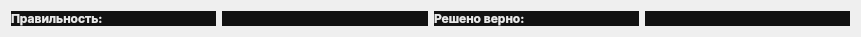
   <widget class="QWidget" name="horizontalLayoutWidget">
    <property name="geometry">
     <rect>
      <x>10</x>
      <y>280</y>
      <width>861</width>
      <height>31</height>
     </rect>
    </property>
    <layout class="QHBoxLayout" name="horizontalLayout">
     <item>
      <widget class="QLabel" name="label_5">
       <property name="font">
        <font>
         <family>Inter</family>
         <bold>true</bold>
        </font>
       </property>
       <property name="styleSheet">
        <string notr="true">background-color: #121212;
color: #e9e9e9;
</string>
       </property>
       <property name="text">
        <string>Правильность:</string>
       </property>
      </widget>
     </item>
     <item>
      <widget class="QLabel" name="label_6">
       <property name="font">
        <font>
         <family>Inter</family>
         <bold>true</bold>
        </font>
       </property>
       <property name="styleSheet">
        <string notr="true">background-color: #121212;
color: #e9e9e9;
</string>
       </property>
       <property name="text">
        <string/>
       </property>
      </widget>
     </item>
     <item>
      <widget class="QLabel" name="label_7">
       <property name="font">
        <font>
         <family>Inter</family>
         <bold>true</bold>
        </font>
       </property>
       <property name="styleSheet">
        <string notr="true">background-color: #121212;
color: #e9e9e9;
</string>
       </property>
       <property name="text">
        <string>Решено верно:</string>
       </property>
      </widget>
     </item>
     <item>
      <widget class="QLabel" name="label_8">
       <property name="palette">
        <palette>
         <active>
          <colorrole role="WindowText">
           <brush brushstyle="SolidPattern">
            <color alpha="255">
             <red>233</red>
             <green>233</green>
             <blue>233</blue>
            </color>
           </brush>
          </colorrole>
          <colorrole role="Button">
           <brush brushstyle="SolidPattern">
            <color alpha="255">
             <red>18</red>
             <green>18</green>
             <blue>18</blue>
            </color>
           </brush>
          </colorrole>
          <colorrole role="Text">
           <brush brushstyle="SolidPattern">
            <color alpha="255">
             <red>233</red>
             <green>233</green>
             <blue>233</blue>
            </color>
           </brush>
          </colorrole>
          <colorrole role="ButtonText">
           <brush brushstyle="SolidPattern">
            <color alpha="255">
             <red>233</red>
             <green>233</green>
             <blue>233</blue>
            </color>
           </brush>
          </colorrole>
          <colorrole role="Base">
           <brush brushstyle="SolidPattern">
            <color alpha="255">
             <red>18</red>
             <green>18</green>
             <blue>18</blue>
            </color>
           </brush>
          </colorrole>
          <colorrole role="Window">
           <brush brushstyle="SolidPattern">
            <color alpha="255">
             <red>0</red>
             <green>0</green>
             <blue>0</blue>
            </color>
           </brush>
          </colorrole>
          <colorrole role="AlternateBase">
           <brush brushstyle="SolidPattern">
            <color alpha="255">
             <red>255</red>
             <green>255</green>
             <blue>255</blue>
            </color>
           </brush>
          </colorrole>
          <colorrole role="ToolTipBase">
           <brush brushstyle="SolidPattern">
            <color alpha="255">
             <red>106</red>
             <green>107</green>
             <blue>109</blue>
            </color>
           </brush>
          </colorrole>
          <colorrole role="PlaceholderText">
           <brush brushstyle="SolidPattern">
            <color alpha="128">
             <red>233</red>
             <green>233</green>
             <blue>233</blue>
            </color>
           </brush>
          </colorrole>
         </active>
         <inactive>
          <colorrole role="WindowText">
           <brush brushstyle="SolidPattern">
            <color alpha="255">
             <red>233</red>
             <green>233</green>
             <blue>233</blue>
            </color>
           </brush>
          </colorrole>
          <colorrole role="Button">
           <brush brushstyle="SolidPattern">
            <color alpha="255">
             <red>18</red>
             <green>18</green>
             <blue>18</blue>
            </color>
           </brush>
          </colorrole>
          <colorrole role="Text">
           <brush brushstyle="SolidPattern">
            <color alpha="255">
             <red>233</red>
             <green>233</green>
             <blue>233</blue>
            </color>
           </brush>
          </colorrole>
          <colorrole role="ButtonText">
           <brush brushstyle="SolidPattern">
            <color alpha="255">
             <red>233</red>
             <green>233</green>
             <blue>233</blue>
            </color>
           </brush>
          </colorrole>
          <colorrole role="Base">
           <brush brushstyle="SolidPattern">
            <color alpha="255">
             <red>18</red>
             <green>18</green>
             <blue>18</blue>
            </color>
           </brush>
          </colorrole>
          <colorrole role="Window">
           <brush brushstyle="SolidPattern">
            <color alpha="255">
             <red>0</red>
             <green>0</green>
             <blue>0</blue>
            </color>
           </brush>
          </colorrole>
          <colorrole role="AlternateBase">
           <brush brushstyle="SolidPattern">
            <color alpha="255">
             <red>255</red>
             <green>255</green>
             <blue>255</blue>
            </color>
           </brush>
          </colorrole>
          <colorrole role="ToolTipBase">
           <brush brushstyle="SolidPattern">
            <color alpha="255">
             <red>106</red>
             <green>107</green>
             <blue>109</blue>
            </color>
           </brush>
          </colorrole>
          <colorrole role="PlaceholderText">
           <brush brushstyle="SolidPattern">
            <color alpha="128">
             <red>233</red>
             <green>233</green>
             <blue>233</blue>
            </color>
           </brush>
          </colorrole>
         </inactive>
         <disabled>
          <colorrole role="WindowText">
           <brush brushstyle="SolidPattern">
            <color alpha="255">
             <red>233</red>
             <green>233</green>
             <blue>233</blue>
            </color>
           </brush>
          </colorrole>
          <colorrole role="Button">
           <brush brushstyle="SolidPattern">
            <color alpha="255">
             <red>18</red>
             <green>18</green>
             <blue>18</blue>
            </color>
           </brush>
          </colorrole>
          <colorrole role="Text">
           <brush brushstyle="SolidPattern">
            <color alpha="255">
             <red>233</red>
             <green>233</green>
             <blue>233</blue>
            </color>
           </brush>
          </colorrole>
          <colorrole role="ButtonText">
           <brush brushstyle="SolidPattern">
            <color alpha="255">
             <red>233</red>
             <green>233</green>
             <blue>233</blue>
            </color>
           </brush>
          </colorrole>
          <colorrole role="Base">
           <brush brushstyle="SolidPattern">
            <color alpha="255">
             <red>0</red>
             <green>0</green>
             <blue>0</blue>
            </color>
           </brush>
          </colorrole>
          <colorrole role="Window">
           <brush brushstyle="SolidPattern">
            <color alpha="255">
             <red>0</red>
             <green>0</green>
             <blue>0</blue>
            </color>
           </brush>
          </colorrole>
          <colorrole role="AlternateBase">
           <brush brushstyle="SolidPattern">
            <color alpha="255">
             <red>255</red>
             <green>255</green>
             <blue>255</blue>
            </color>
           </brush>
          </colorrole>
          <colorrole role="ToolTipBase">
           <brush brushstyle="SolidPattern">
            <color alpha="255">
             <red>106</red>
             <green>107</green>
             <blue>109</blue>
            </color>
           </brush>
          </colorrole>
          <colorrole role="PlaceholderText">
           <brush brushstyle="SolidPattern">
            <color alpha="128">
             <red>233</red>
             <green>233</green>
             <blue>233</blue>
            </color>
           </brush>
          </colorrole>
         </disabled>
        </palette>
       </property>
       <property name="font">
        <font>
         <family>Inter</family>
         <bold>true</bold>
        </font>
       </property>
       <property name="styleSheet">
        <string notr="true">background-color: #121212;
color: #e9e9e9;
</string>
       </property>
       <property name="text">
        <string/>
       </property>
      </widget>
     </item>
    </layout>
   </widget>
